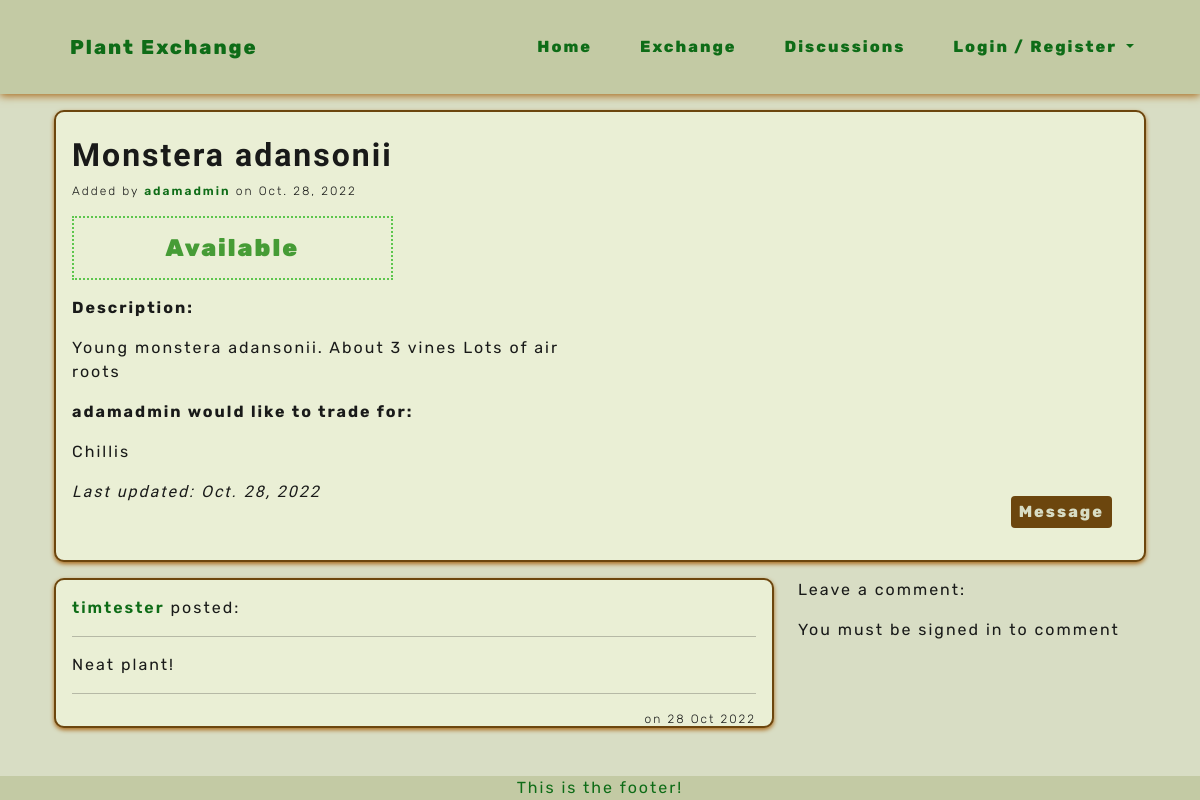
/1/, run on the app's committed database.
### plants/models.py (models this page shows, shortened)
class Plant(models.Model):
    title = models.CharField(max_length=40)
    owner = models.ForeignKey(User, on_delete=models.CASCADE, related_name='owner')
    category = models.ForeignKey(Category, on_delete=models.SET_DEFAULT, default='none')
    description = models.TextField()
    image = CloudinaryField('image', null=True, blank=True, default='placeholder')
    will_trade_for = models.CharField(max_length=140, null=True, blank=True)
    added_on = models.DateField(auto_now_add=True)
    updated_on = models.DateField(auto_now=True)
    status = models.IntegerField(choices=STATUS, default=0)
    class Meta:
        ordering = ['-added_on', 'status']

class Comment(models.Model):
    ad = models.ForeignKey(Plant, on_delete=models.CASCADE, related_name='comments')
    name = models.ForeignKey(User, on_delete=models.CASCADE)
    body = models.TextField()
    added_on = models.DateField(auto_now_add=True)
    class Meta:
        ordering = ['-added_on']

### plants/views.py (the view, shortened to what this page needs)
# urls.py: path('<int:plant_id>/', views.PlantDetail.as_view(), name='plant_detail'),
class PlantDetail(View):
    def get(self, request, plant_id, *args, **kwargs):
        plant = get_object_or_404(Plant, id=plant_id)
        comments = plant.comments.all()
        template_name = 'plants/plant_detail.html'
        context = {
            'plant': plant,
            'comments': comments,
            'comment_form': CommentForm(),
        }
        return render(request, template_name, context)

### plants/templates/plants/plant_detail.html (shortened to what this page needs)
{% extends 'base.html' %}
{% load crispy_forms_tags %}
{% load static %}
{% load cloudinary %}
{% block content %}
<section class="container-fluid">
    <div class="col-12">
        <div class="plant-card">
            <div class="d-flex justify-content-between">
                <div>
                    <h2 class="headings headings-big">{{ plant.title }}</h2>
                    <p class="little">Added by <a class="plnt-links" href="{% url 'profiles:profile' user_id=plant.owner.id %}">{{ plant.owner }}</a> on {{ plant.added_on }}</p>
                    {% if plant.status == 0 %}
                    <p class="status available text-center">Available</p>
                    {% else %}
                    <p class="status taken text-center">Taken</p>
                    {% endif %}
                </div>
            </div>
            <div class="row">
                <div class="col-sm-6 d-flex flex-column justify-content-evenly">
                    <div>
                        <p><strong>Description:</strong></p>
                        <p>{{ plant.description }}</p>
                    </div>
                    <div>
                        <p><strong>{{ plant.owner }} would like to trade for:</strong></p>
                        <p>{{ plant.will_trade_for }}</p>
                    </div>
                </div>
                <div class="col-sm-6 d-flex flex-column align-items-center">
                </div>
            </div>
            <div class="d-flex justify-content-between">
                <p class="edited">Last updated: {{ plant.updated_on }}</p>
                <a class="plnt-btn" href="{% url 'profiles:new_message' plant_id=plant.id %}">Message {{ profile.owner }}</a>
            </div>
        </div>
    </div>
    <div class="col-12">
        <div class="row">
            <div class="col-sm-8">
                {% for comment in comments %}
                <div class="plant-card">
                    <p><a class="plnt-links" href="{% url 'profiles:profile' user_id=comment.name.id %}">{{ comment.name }}</a> posted:</p>
                    <hr>
                    <p>{{ comment.body|linebreaks }}</p>
                    <hr>
                    <p class="little float-end">on {{ comment.added_on|date:'d M Y' }}</p>
                </div>
                {% endfor %}
            </div>
            <div class="col-sm-4">
                <p>Leave a comment:</p>
                {% if user.is_authenticated %}
                <form method="POST">
                    {% csrf_token %}
                    <div class="form-col">
                        <div class="form-group col-sm-10 mx-auto mb-0">
                            {{ comment_form.body }}
                        </div>
                    </div>
                    <p class="little text-center">Posting as {{ user.username }}</p>
                    <button class="plnt-btn float-end" type="submit">Post</button>
                </form>
                {% else %}
                <p>You must be signed in to comment</p>
                {% endif %}
            </div>
        </div>
    </div>
</section>
{% endblock content %}

### static/css/style.css (style rules this page uses)
:root { --site-black: #191a19; --site-white: #d8ddc4; --site-whiter: #eaefd5; --site-beige: #c3caa4; --site-dark-brown: #6c460e; --site-med-brown: #996314; --site-light-brown: #aa6c1f; --site-dark-green: #0e6c17; --site-med-green: #469c36; --site-light-green: #5dc64d; }
html { height: 100%; }
body { font-family: "Rubik", sans-serif; color: var(--site-black); font-size: 1rem; letter-spacing: 2px; background-color: var(--site-white); }
.headings { font-family: 'Zen Antique Soft', serif; font-weight: 800; margin: 0.25em 0; }
.headings-big { font-size: 2em; }
.little { font-weight: 300; font-size: 0.75em; }
.edited { font-family: 'Josefin Sans', sans-serif; font-style: italic; font-size: 1em; }
.status { padding: 0.5em 0; font-weight: 900; font-size: 1.5em; }
.available { color: var(--site-med-green); border: 2px dotted var(--site-light-green); }
a { text-decoration: none; }
.plnt-links { cursor: pointer; font-weight: 600; color: var(--site-dark-green); border: none; }
.plnt-btn { cursor: pointer; display: inline-block; padding: 0.25rem 0.5rem; color: var(--site-white); background-color: var(--site-dark-brown); font-weight: 800; margin: 1em; border-radius: 4px; transition: color .4s linear, box-shadow .6s linear; }
.plant-card { padding: 1em; margin-bottom: 1em; border: 2px solid var(--site-dark-brown); border-radius: 10px; background-color: var(--site-whiter); box-shadow: 0 2px 4px 0 var(--site-light-brown); overflow-wrap: break-word; }

### data on the page
Plant: title "Monstera adansonii", owner "adamadmin", added_on "Oct. 28, 2022", description "Young monstera adansonii. About 3 vines Lots of air roots", will_trade_for "Chillis", updated_on "Oct. 28, 2022"
Comment: name "timtester", body "Neat plant!", added_on "28 Oct 2022"
